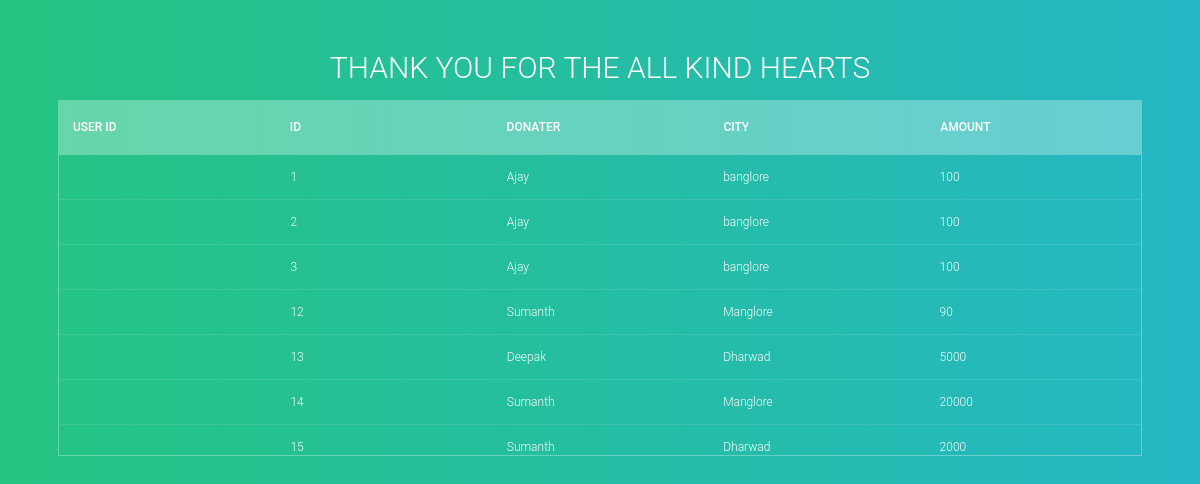
The app's page /donaters1 with its own data.
### gfg1/models.py (models this page shows, shortened)
class Donaters(models.Model):
    Funder = models.CharField(max_length=100)
    City = models.CharField(max_length=100)
    amount = models.IntegerField()

### gfg/views.py (the view)
# urls.py: path('donaters1',views.donaters1,name='donaters1'),
def donaters1(request):
    org = Donaters.objects.all()
    context ={
        'org' : org
    }
    return render(request,'funders.html',context)

### templates/funders.html (shortened to what this page needs)
{% load static %}
<!DOCTYPE html>
<html lang="en">
<head>
    <link rel="stylesheet" href="{% static 'css/inn.css' %}">
</head>
<body>
    <section>
        <h1>Thank you for the all kind hearts</h1>
        <div class="tbl-header">
          <table cellpadding="0" cellspacing="0" border="0">
            <thead>
              <tr>
                <th>User Id</th>
                <th>id</th>
                <th>Donater</th>
                <th>City</th>
                <th>Amount</th>
              </tr>
            </thead>
          </table>
        </div>
        <div class="tbl-content">
          <table cellpadding="0" cellspacing="0" border="0">
            {%for i in org %}
            <tbody>
              <td>{{i.U_id}}</td>
              <td>{{i.id}}</td>
              <td>{{i.Funder}}</td>
              <td>{{i.City}}</td>
              <td>{{i.amount}}</td>
            </tbody>
            {% endfor %}
          </table>
        </div>
      </section>
</body>
</html>

### static/css/inn.css (style rules this page uses)
h1 { font-size: 30px; color: #fff; text-transform: uppercase; font-weight: 300; text-align: center; margin-bottom: 15px; }
table { width:100%; table-layout: fixed; }
.tbl-header { background-color: rgba(255,255,255,0.3); }
.tbl-content { height:300px; overflow-x:auto; margin-top: 0px; border: 1px solid rgba(255,255,255,0.3); }
th { padding: 20px 15px; text-align: left; font-weight: 500; font-size: 12px; color: #fff; text-transform: uppercase; }
td { padding: 15px; text-align: left; vertical-align:middle; font-weight: 300; font-size: 12px; color: #fff; border-bottom: solid 1px rgba(255,255,255,0.1); }
body { background: -webkit-linear-gradient(left, #25c481, #25b7c4); background: linear-gradient(to right, #25c481, #25b7c4); font-family: 'Roboto', sans-serif; }
section { margin: 50px; }

### records on screen
Donaters: id "1", Funder "Ajay", City "banglore", amount "100"
Donaters: id "2", Funder "Ajay", City "banglore", amount "100"
Donaters: id "3", Funder "Ajay", City "banglore", amount "100"
Donaters: id "12", Funder "Sumanth", City "Manglore", amount "90"
Donaters: id "13", Funder "Deepak", City "Dharwad", amount "5000"
Donaters: id "14", Funder "Sumanth", City "Manglore", amount "20000"
Donaters: id "15", Funder "Sumanth", City "Dharwad", amount "2000"
